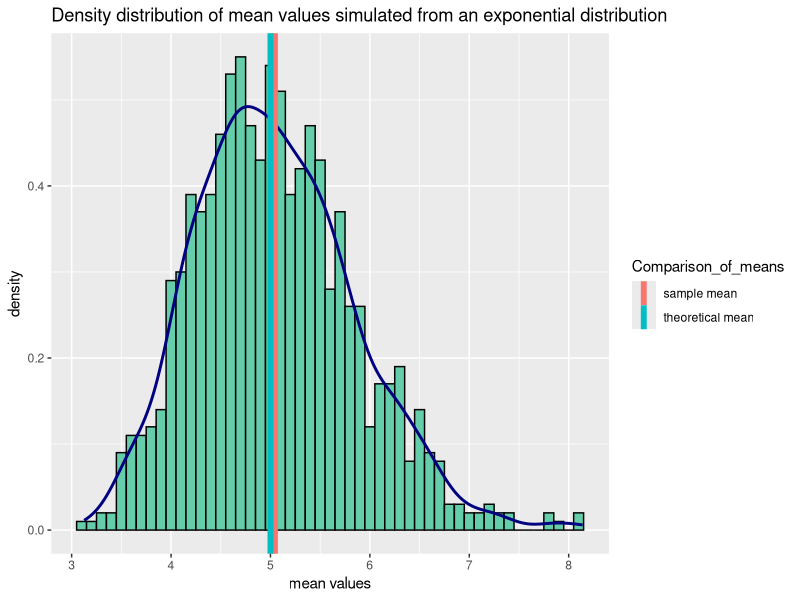

Write R code to recreate this figure.
library(ggplot2)
set.seed(10)

lambda <- 0.2
sample_size <- 40
simulations <- 1000

simulation_1 <- NULL

for(i in 1:simulations) 
  {
  simulation_1 <- c(simulation_1, mean(rexp(sample_size, lambda)))
}

means <- data.frame (Comparison_of_means = c("sample mean","theoretical mean"), values = c(mean(simulation_1), 1/lambda))
                    

g2 <- ggplot(data.frame(simulation_1),aes(x=simulation_1))
g2 <- g2+ggtitle("Density distribution of mean values simulated from an exponential distribution")+xlab("mean values")
g2 <- g2 + geom_histogram(binwidth = 0.1, colour = "black", fill = "aquamarine3", aes(y=..density..))
g2 <- g2+geom_density(color="navyblue", size = 1)
g2 <- g2+geom_vline(data = means,aes(xintercept=values, col=Comparison_of_means),size=2)
print(g2)

##mean(simulation_1)
## var(simulation_1)

